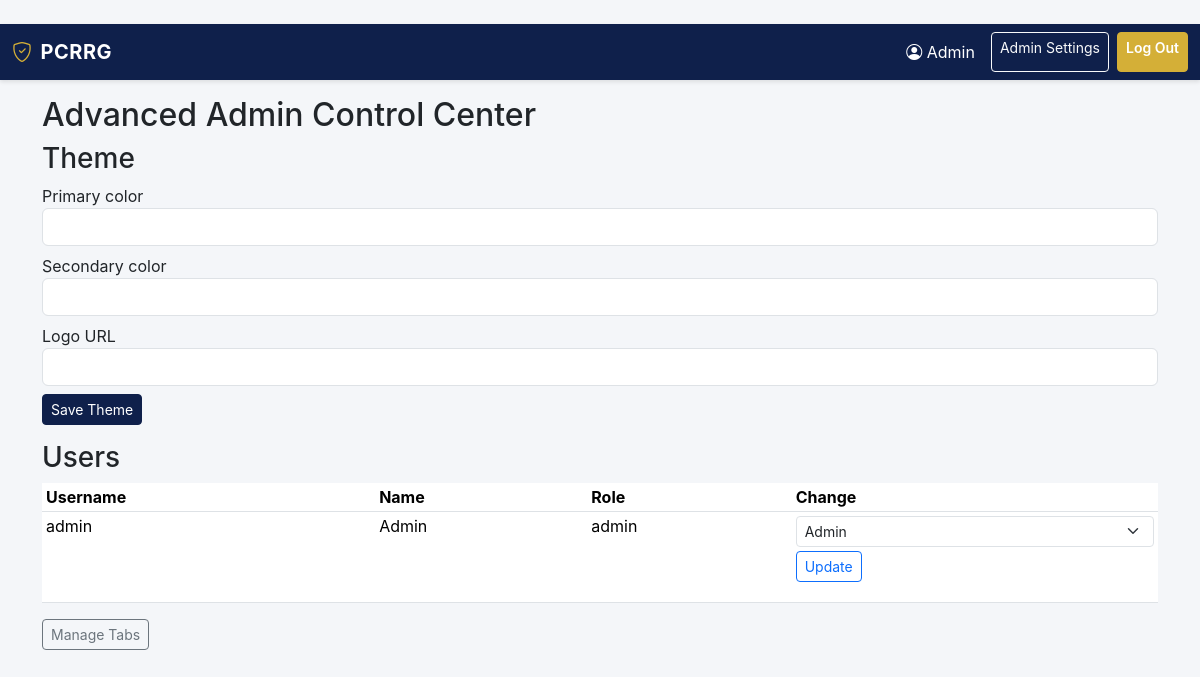
The app's page /advanced-admin/ (signed in) with its own data.
### app.py (models this page shows, shortened)
class User(UserMixin, db.Model):
    id = db.Column(db.Integer, primary_key=True)
    username = db.Column(db.String(80), unique=True, nullable=False)
    pin = db.Column(db.String(16), nullable=False)
    name = db.Column(db.String(255))
    phone = db.Column(db.String(50))
    email = db.Column(db.String(255))
    role = db.Column(db.String(50), default='tech')

### extensions/advanced_admin.py (the view)
@advanced_admin_bp.route('/')
@login_required
def home():
    if not is_admin():
        flash('Admins only.')
        return redirect(url_for('dashboard'))
    users = User.query.order_by(User.username).all()
    tabs = CustomTab.query.order_by(CustomTab.order).all()
    theme = ThemeSettings.query.first()
    return render_template('xadmin_home.html', users=users, tabs=tabs, theme=theme)

### app.py (called while the page is built)
@login_manager.user_loader
def load_user(user_id):
    return User.query.get(int(user_id))

def is_admin():
    return current_user.is_authenticated and getattr(current_user, 'role', '') == 'admin'

@app.context_processor
def inject_globals():
    theme = ThemeSettings.query.first()
    return {'is_admin': is_admin(), 'current_user': current_user, 'theme': theme}

@app.context_processor
def inject_theme():
    try:
        return {"t": load_theme()}
    except Exception:
        return {"t": {}}

@app.context_processor
def inject_globals():
    theme = ThemeSettings.query.first()
    return {
        "is_admin": is_admin(),
        "current_user": current_user,
        "theme": theme,
        "user_has_permission": user_has_permission,
    }

### extensions/advanced_admin.py (called while the page is built)
def is_admin():
    return current_user.is_authenticated and getattr(current_user, 'role', '') == 'admin'

### plus/ui.py (called while the page is built, shortened)
def load_plus_config():
    with open(PLUS_CONFIG_PATH, 'r', encoding='utf-8') as f:
        return json.load(f)

@app.context_processor
def inject_plus():
    return { "plus_ui": load_plus_config() }

### theme_engine/routes.py (called while the page is built)
def load_theme():
    if not os.path.exists(THEME_FILE):
        with open(THEME_FILE, 'w', encoding='utf-8') as f:
            json.dump(DEFAULT_THEME, f, indent=2)
        return DEFAULT_THEME
    with open(THEME_FILE, 'r', encoding='utf-8') as f:
        cfg = json.load(f)
    for k, v in DEFAULT_THEME.items():
        if k not in cfg:
            cfg[k] = v
    return cfg

### templates/xadmin_home.html (shortened to what this page needs)
﻿{% extends "base.html" %}
{% block content %}
<h2>Advanced Admin Control Center</h2>
<h3>Theme</h3>
<form method="post" action="{{ url_for('advanced_admin.theme_update') }}" class="mb-3">
  <div class="mb-2">
    <label>Primary color</label>
    <input type="text" name="primary_color" class="form-control" value="{{ theme.primary_color }}">
  </div>
  <div class="mb-2">
    <label>Secondary color</label>
    <input type="text" name="secondary_color" class="form-control" value="{{ theme.secondary_color }}">
  </div>
  <div class="mb-2">
    <label>Logo URL</label>
    <input type="text" name="logo_url" class="form-control" value="{{ theme.logo_url }}">
  </div>
  <button class="btn btn-primary btn-sm">Save Theme</button>
</form>
<h3>Users</h3>
<table class="table table-sm">
  <thead>
    <tr><th>Username</th><th>Name</th><th>Role</th><th>Change</th></tr>
  </thead>
  <tbody>
    {% for u in users %}
    <tr>
      <td>{{ u.username }}</td>
      <td>{{ u.name }}</td>
      <td>{{ u.role }}</td>
      <td>
        <form method="post" action="{{ url_for('advanced_admin.user_role', user_id=u.id) }}">
          <select name="role" class="form-select form-select-sm">
            <option value="admin" {% if u.role == 'admin' %}selected{% endif %}>Admin</option>
          </select>
          <button class="btn btn-sm btn-outline-primary mt-1">Update</button>
        </form>
      </td>
    </tr>
    {% endfor %}
  </tbody>
</table>
<p><a href="{{ url_for('advanced_admin.tabs') }}" class="btn btn-outline-secondary btn-sm">Manage Tabs</a></p>
{% endblock %}

### templates/base.html (shortened to what this page needs)
<!DOCTYPE html>
<html lang="en">
<head>
    <link href="https://cdn.jsdelivr.net/npm/bootstrap@5.3.2/dist/css/bootstrap.min.css" rel="stylesheet">
    <link rel="stylesheet" href="https://cdn.jsdelivr.net/npm/bootstrap-icons@1.11.1/font/bootstrap-icons.css">
</head>
<body>
<nav class="navbar navbar-expand-lg navbar-dark navbar-pcrrg sticky-top">
    <div class="container-fluid">
        <a class="navbar-brand" href="/">
            {% if theme and theme.logo_url and theme.logo_url != '/static/logo.png' %}
            <img src="{{ theme.logo_url }}" alt="Logo" height="30" class="me-2 rounded bg-white p-1">
            {% else %}
            <i class="bi bi-shield-check me-2" style="color: var(--pcrrg-secondary);"></i>
            {% endif %}
            PCRRG
        </a>
        <div class="d-none d-lg-flex ms-auto">
            {% if current_user.is_authenticated %}
                <span class="navbar-text me-3 text-white"><i class="bi bi-person-circle"></i> {{ current_user.name or current_user.username }}</span>
                {% if is_admin %}
                    <a class="btn btn-sm btn-outline-light me-2" href="/admin">Admin Settings</a>
                {% endif %}
                <a class="btn btn-sm btn-warning" href="/logout">Log Out</a>
            {% endif %}
        </div>
    </div>
</nav>
<div class="container py-3">
    {% block content %}{% endblock %}
</div>
</body>
</html>

### records on screen
User: name "Admin", username "admin", role "admin", role "Admin"
